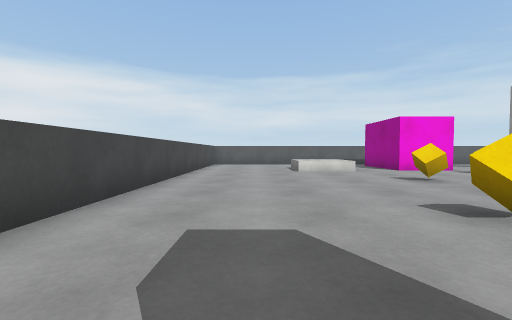
[1] (above)

17 first-person views from a walk through a scene from a Unity 3-D project. The camera is 0.72 m above the floor, tilts 2° down and sees 90° across. The floor is counted in squares, 1 m on a side. Each view is taken from the middle of a square. On the plan, view 1 faces up. The plan holds only what a view shows up to about 9 squares ahead; the rest is blank. The player is left out. Surface patterns are stand-ins for the level's own textures.

[2]
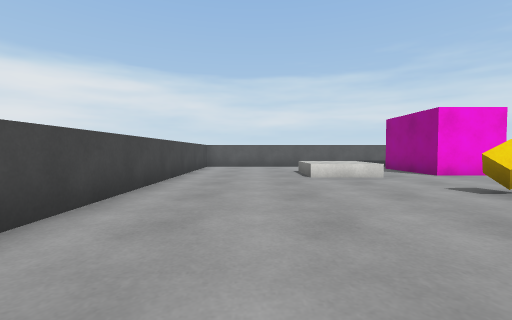

[3]
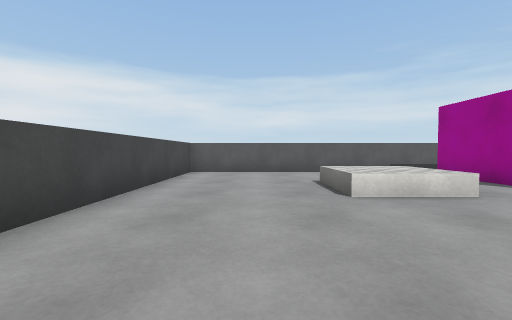

[4]
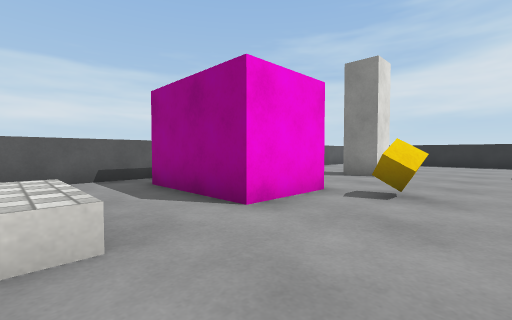

[5]
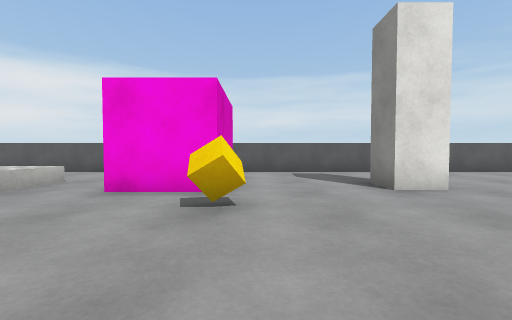

[6]
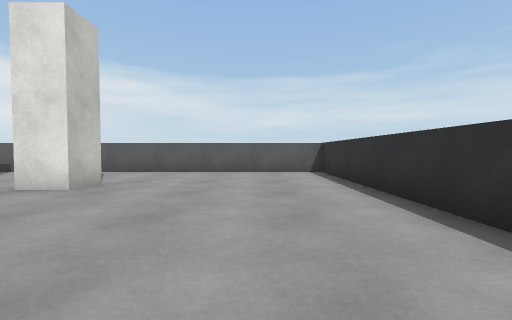

[7]
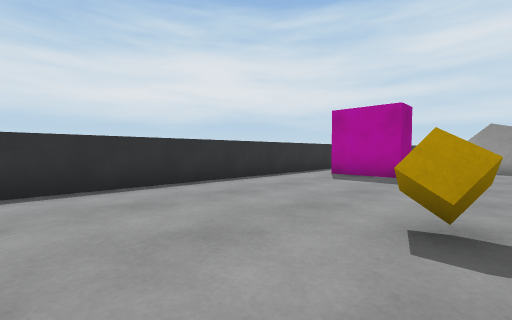

[8]
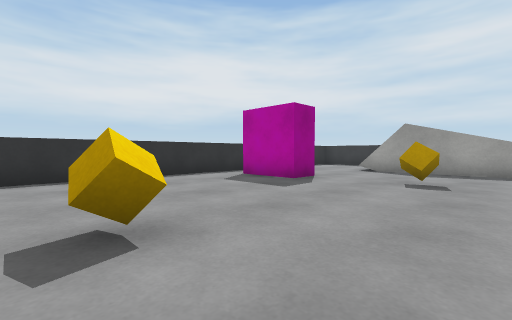

[9]
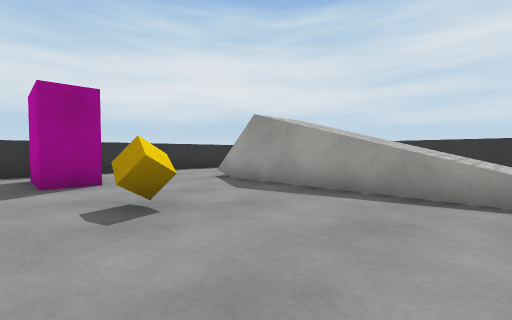

[10]
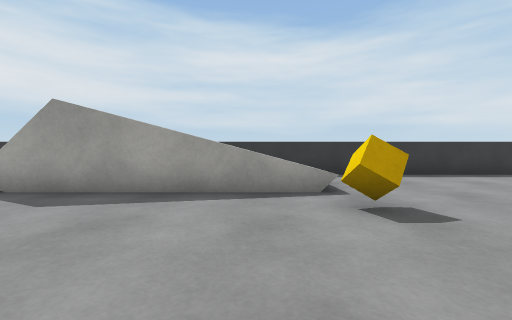

[11]
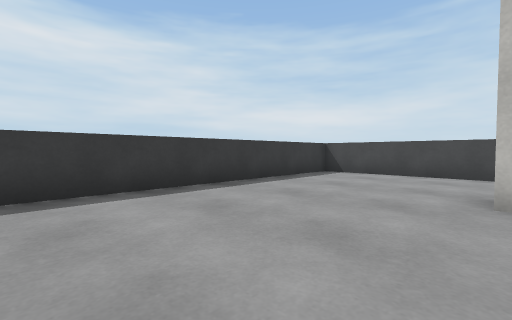

[12]
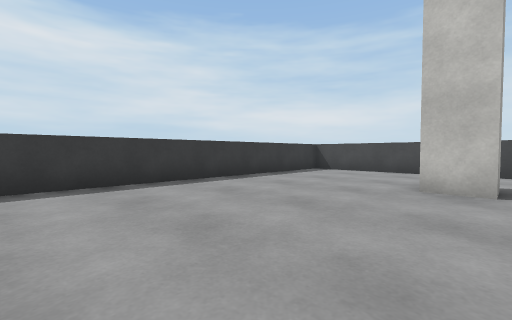

[13]
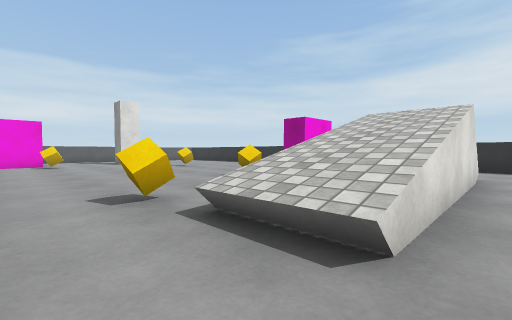

[14]
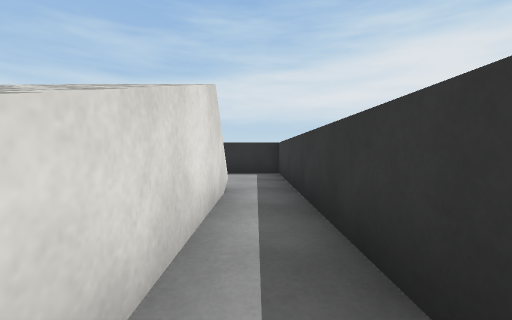

[15]
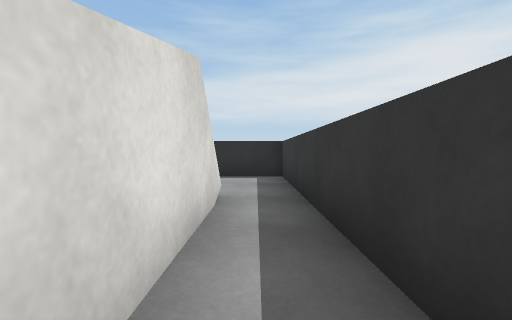

[16]
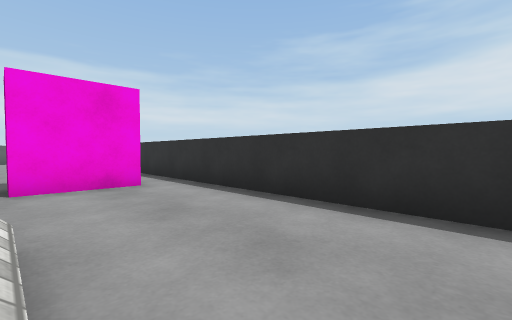

[17]
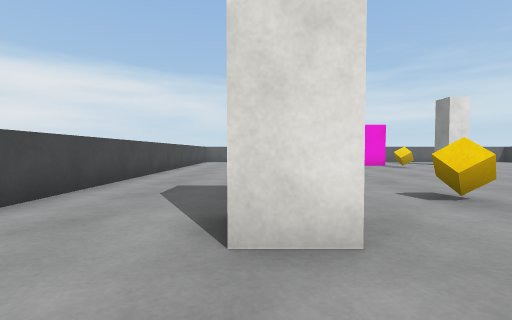

### Floor plan
Points are (right, up) in squares from view 1. A wall is a line through its corners. A room is listed if a view was taken in it or the views show most of it. See-through windows are left out.
Room 1 (views 1, 2, 3, 4, 5, 6, 7, 8, 9, 10, 11, 12, 13, 14, 15, 16, 17)
walls: (7.4, 9.5) (5.3, 9.5) (5.3, 12.5); (7.5, -2.5) (14, -2.5); (0.8, -0.1) (1.8, -0.1) (1.8, -1.1) (0.8, -1.1); (11.6, 10.8) (11.6, 9.7) (10.6, 9.7) (10.6, 10.8); (14.1, -4.5) (7.5, -4.5); (-2, -5.8) (17.3, -5.8) (17.3, 13.7) (-2.2, 13.7) (-2.2, -5.5)
objects: cube (2, 9) to (3, 11); cube (3, 3); cube (4, 1); cube (4, 6); cube (7, 8); cube (8, -1); cube (11, 1); cube (12, 6); pink block (14, 1) to (16, 1)

Positions as (right, up) in squares from view 1, and headings:
1: (0, 0), facing up
2: (0, 2), facing up
3: (0, 5), facing up
4: (3, 7), facing up-right
5: (8, 5), facing up
6: (15, 5), facing up
7: (12, 9), facing down-right
8: (10, 7), facing down-right
9: (8, 2), facing down-right
10: (9, 2), facing down
11: (6, -1), facing down-left
12: (7, 0), facing down-left
13: (6, -5), facing up-right
14: (9, -5), facing right
15: (10, -5), facing right
16: (14, -5), facing up-right
17: (1, -3), facing up
